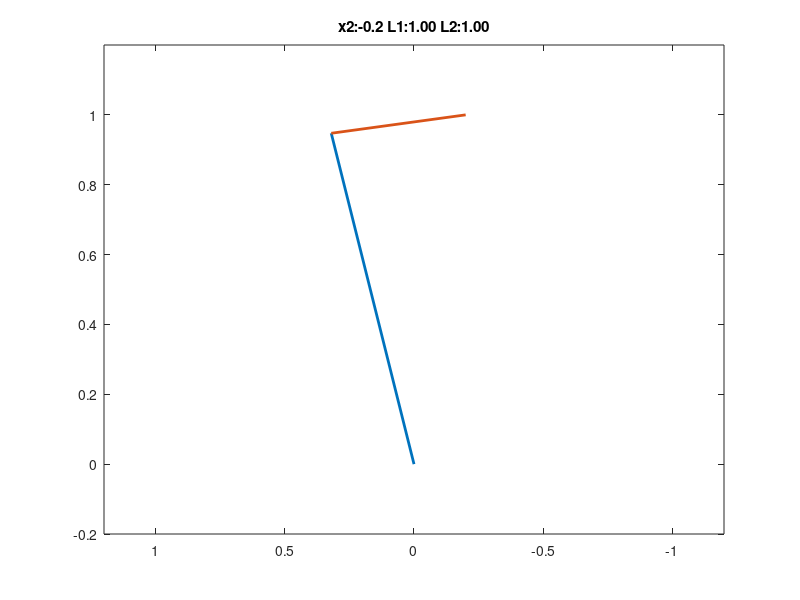

MATLAB code to generate this figure:
close all;clear;format compact;

count=0;
for x2 = linspace(0,-0.2,4)
    y2 = 1;
    for L1=linspace(0.3,1,5)
        for L2=linspace(0.3,1,5)
            try
                theta3_rad = acos((x2^2+y2^2-L1^2-L2^2)/(2*L1*L2));
                theta3 = theta3_rad * 180 / pi;
                %theta3;
                
                theta1_rad  = atan2(y2,x2) -...
                    atan2(sqrt(4*L1^2*L2^2-(x2^2+y2^2-L1^2-L2^2)^2), ...
                    2*L1^2+(x2^2+y2^2+L1^2-L2^2));
                theta1 = theta1_rad * 180/pi;
                
                x1 = L1*cos(theta1_rad);
                y1 = L1*sin(theta1_rad);
                
                L1a = sqrt(x1^2+x2^2);
                L2a = sqrt((x2-x1)^2+(y2-y1)^2);
                err1 = abs(L1-L1a);
                err2 = abs(L2-L2a);                
                
                px1  = [0,x1];
                py1 = [0,y1];
                px2 = [x1,x2];
                py2 = [y1,y2];
                
                cla;
                plot(px1,py1,'LineWidth',2);
                hold on;
                plot(px2,py2,'LineWidth',2);
                xlim([-1.2,1.2]);
                ylim([-0.2,1.2]);
                set(gca,'XDir','reverse')
                
                title(sprintf('x2:%.1f L1:%.2f L2:%.2f',x2,L1,L2));
                pause(0.3);
                str=sprintf('x2=%.2f, L1=%.2f, L2=%.2f, theta1=%.2f, theta2=%.2f',...
                    x2,L1,L2,180-theta1,theta3);
                str
            catch
            end
        end
    end
    
end


